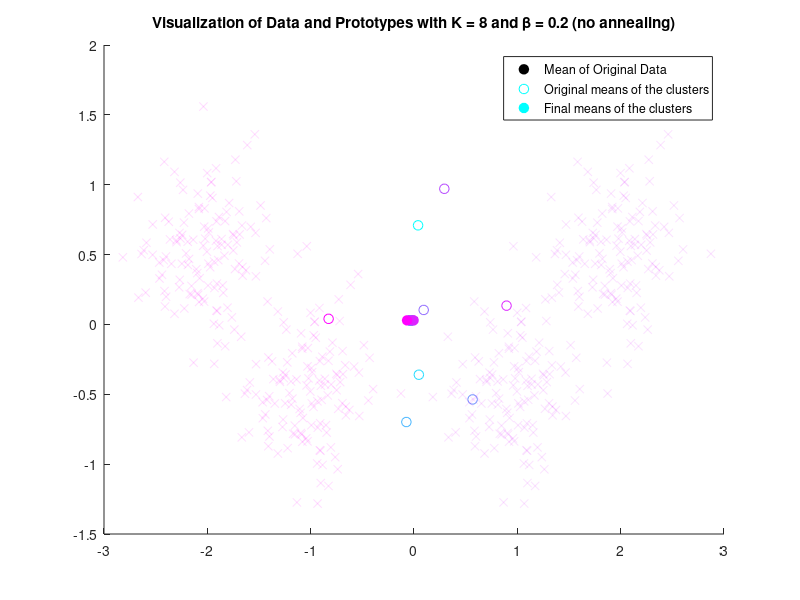
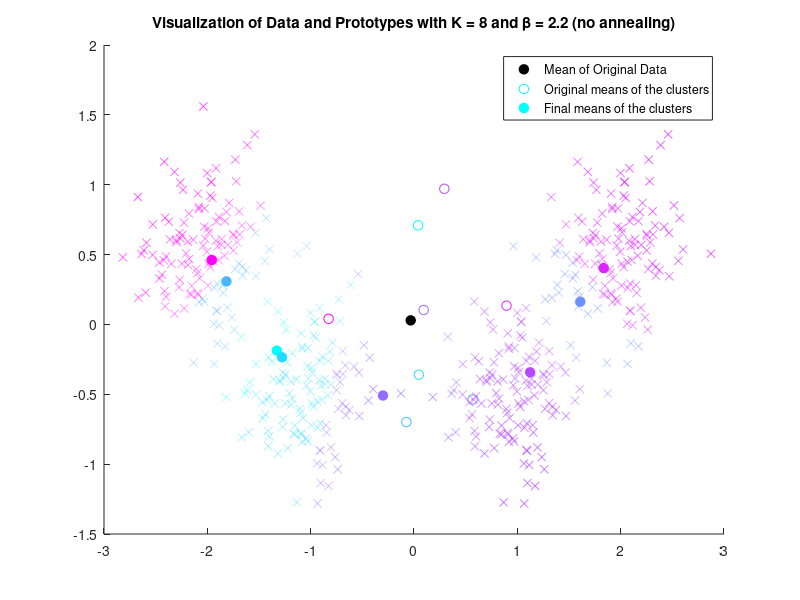
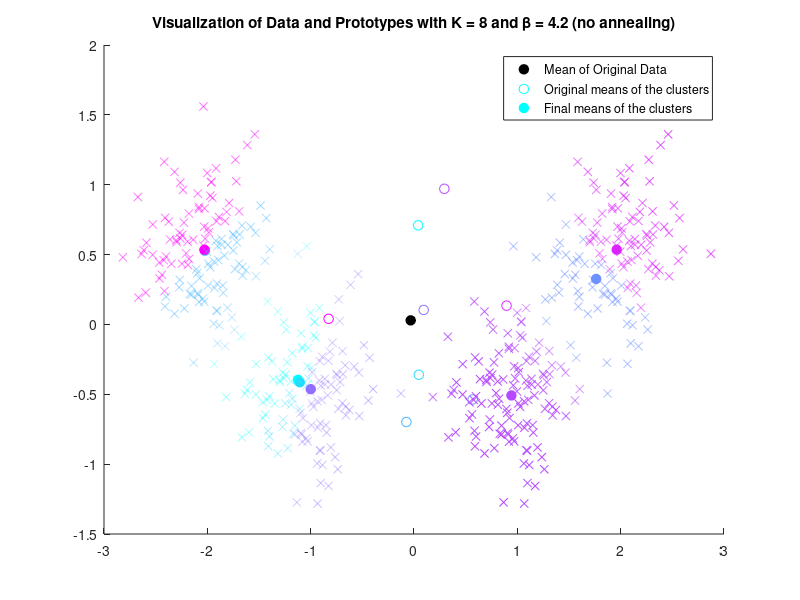
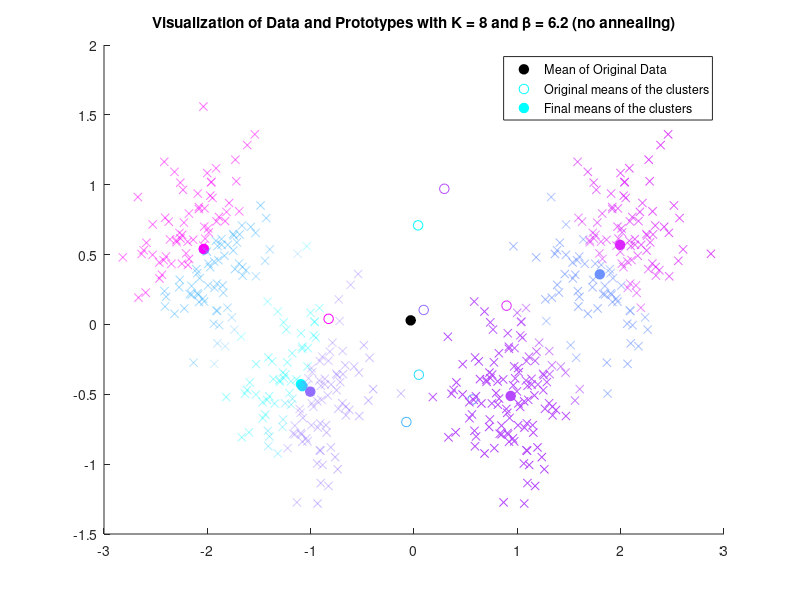

Recreate these plots in MATLAB, in order. (Note: a time limit stopped this script after it produced the figures.)
function ueb09a03()

    close all;
    clear all;

    data = load('cluster.dat');
    no_points = size(data,2);
    K = 8;

    % a) b)

    data_mean = mean(data,2);
    prototypes = (-1+(2)*rand(2,K)) + repmat(data_mean,1,K);
    prototypes_org = prototypes;
    prototypes_x = [];
    prototypes_y = [];
    betas = .2:2:20;

    for beta = betas

        % calculate probabilities

        [assignment_probabilities,prototypes] = calculate_probabilities(K,beta,data,prototypes);

        % save coordinates of prototypes
        
        prototypes_x = [ prototypes_x prototypes(1,:)' ];
        prototypes_y = [ prototypes_y prototypes(2,:)' ];

        % c)

        visualize_prototypes(K,beta,data,data_mean,assignment_probabilities,prototypes,prototypes_org);
        title([ 'Visualization of Data and Prototypes with K = ' num2str(K) ' and \beta = '  num2str(beta) ' (no annealing)' ]);
        save_fig([ 'ueb09a03_' num2str(K) '_' num2str(beta) ]);

    end

    % d)

    cmap = cool(K);

    figure;

    subplot(1,2,1);
    hold on;
    for k = 1:K
        plot(betas,prototypes_x(k,:),'-','Color',cmap(k,:));
        legend_entries{k} = [ 'K = ' num2str(k) ];
    end
    set(gca,'XTick',betas);
    xlabel('Beta value');
    ylabel('First coordinate of final prototypes');
    legend(legend_entries);
    title({ 'Plot of first coordinate of the final prototypes', 'against \beta' });

    subplot(1,2,2);
    hold on;
    for k = 1:K
        plot(betas,prototypes_y(k,:),'-','Color',cmap(k,:));
        legend_entries{k} = [ 'K = ' num2str(k) ];
    end
    set(gca,'XTick',betas);
    xlabel('Beta value');
    ylabel('Second coordinate of final prototypes');
    legend(legend_entries);
    title({ 'Plot of second coordinate of the final prototypes', 'against \beta' });

    save_fig([ 'ueb09a03_plot_of_coordinates' ]);

    % e)

    K = 2:2:8;
    tau = 1.1;

    for k = K

        beta = .2;

        while beta < 20

            [assignment_probabilities,prototypes] = calculate_probabilities(k,beta,data,prototypes);

            % f)

            visualize_prototypes(k,beta,data,data_mean,assignment_probabilities,prototypes,prototypes_org);
            title([ 'Visualization of Data and Prototypes with K = ' num2str(k) ' and \beta = '  num2str(beta) ' (with annealing)' ]);
            save_fig([ 'ueb09a03_a_' num2str(k) '_' num2str(beta) ]);

            beta = beta*tau;

        end

    end

end

function save_fig(name)

    print([ name '.pdf'],'-dpdf');

end

function [assignment_probabilities,prototypes] = calculate_probabilities( K, beta, data, prototypes )

    no_points = size(data,2);
    convergence = false;
    gamma = .05;

    while ~convergence

        prototypes_old = prototypes;

        assignment_probabilities = [];
        assignment_probabilities_for_all = 0;
        for l = 1:K
            assignment_probability = exp(-beta/2*sum((data-repmat(prototypes(:,l),1,no_points)).^2,1));
            assignment_probabilities_for_all = assignment_probabilities_for_all + assignment_probability;
            assignment_probabilities = [ assignment_probabilities ; assignment_probability ];
        end

        assignment_probabilities = assignment_probabilities./repmat(assignment_probabilities_for_all,K,1);

        for l = 1:K
            assignment_probabilities_l = repmat(assignment_probabilities(l,:),2,1);
            prototypes(:,l) = sum(assignment_probabilities_l.*data,2)./sum(assignment_probabilities_l,2);
        end

        if sqrt(sum((prototypes-prototypes_old).^2,1)) < gamma
            convergence = true;
        end

    end

end

function visualize_prototypes( K, beta, data, data_mean, assignment_probabilities, prototypes, prototypes_org )

    cmap = cool(K);

    figure;
    hold on;

    plot(data_mean(1),data_mean(2),'ok','MarkerFaceColor','k','MarkerSize',7);
    legend_entries{1} = 'Mean of Original Data';

    for l = 1:K
        plot(prototypes_org(1,l),prototypes_org(2,l),'o','Color',cmap(l,:),'MarkerSize',7);
        plot(prototypes(1,l),prototypes(2,l),'o','Color',cmap(l,:),'MarkerFaceColor',cmap(l,:),'MarkerSize',7);
    end
    legend_entries{2} = [ 'Original means of the clusters' ];
    legend_entries{3} = [ 'Final means of the clusters' ];

    [~,assignment] = max(assignment_probabilities);

    for l = 1:K
        data_l = data(:,find(assignment==l));
        assignment_probabilities_l = assignment_probabilities(l,find(assignment==l));
        for m = 1:size(data_l,2)
            scatter(data_l(1,m),data_l(2,m),'x','MarkerEdgeColor',cmap(l,:),'MarkerEdgeAlpha',assignment_probabilities_l(m));
        end
    end

    legend(legend_entries);

end
